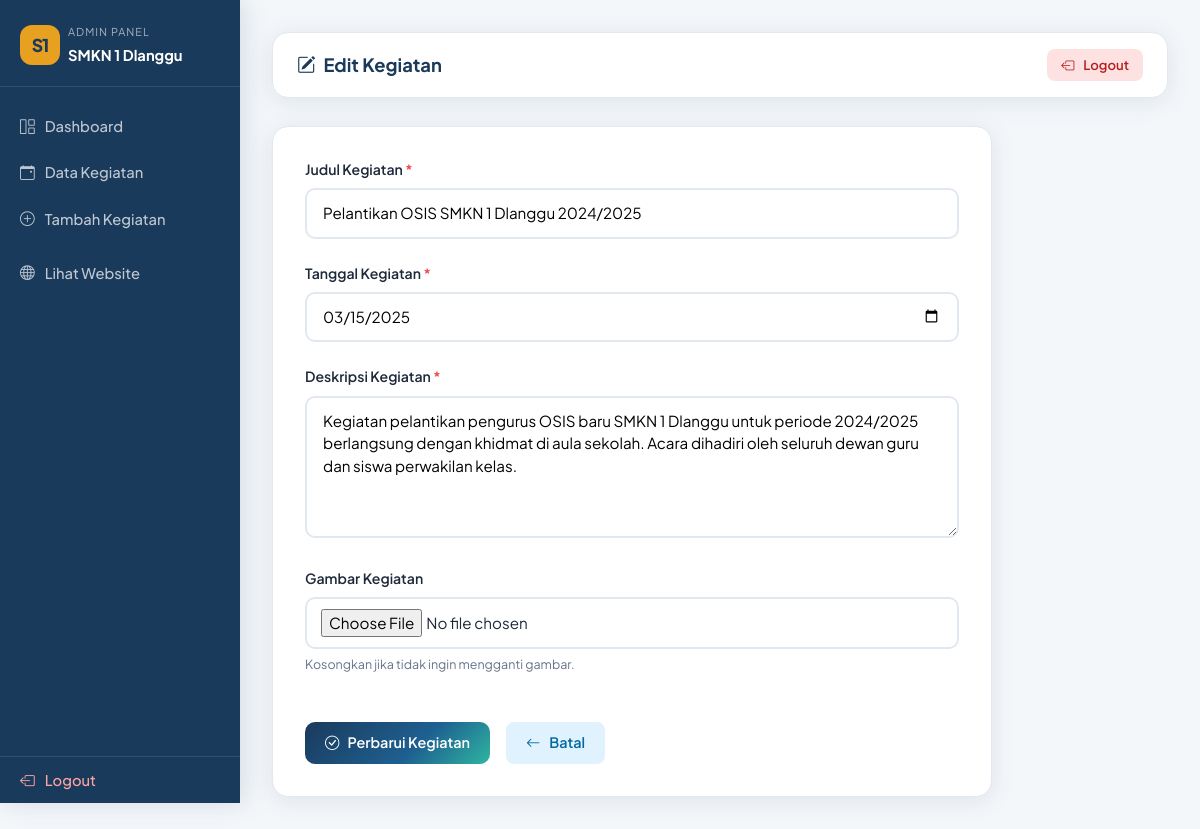
The app's page /admin/edit.php?id=1 (signed in) with its own data.
### tables this page shows
CREATE TABLE IF NOT EXISTS `kegiatan` (
  `id` int(11) NOT NULL AUTO_INCREMENT,
  `judul` varchar(255) NOT NULL,
  `deskripsi` text NOT NULL,
  `tanggal` date NOT NULL,
  `gambar` varchar(255) DEFAULT NULL,
  `created_at` timestamp NOT NULL DEFAULT CURRENT_TIMESTAMP,
  PRIMARY KEY (`id`)
);

### admin/edit.php (the view, shortened to what this page needs)
<?php
require_once '../config.php';
$id = intval($_GET['id'] ?? 0);
$stmt = $conn->prepare("SELECT * FROM kegiatan WHERE id = ? LIMIT 1");
$stmt->bind_param("i", $id);
$stmt->execute();
$result = $stmt->get_result();
$row = $result->fetch_assoc();
?>
<!DOCTYPE html>
<html lang="id">
<head>
  <link rel="stylesheet" href="https://cdn.jsdelivr.net/npm/bootstrap@5.3.2/dist/css/bootstrap.min.css">
  <link rel="stylesheet" href="https://cdn.jsdelivr.net/npm/bootstrap-icons@1.11.3/font/bootstrap-icons.min.css">
  <link rel="stylesheet" href="../assets/css/style.css">
</head>
<body style="overflow-x:hidden;">
<?php include 'sidebar.php'; ?>
<div class="admin-main">
  <div class="admin-topbar">
    <h4><i class="bi bi-pencil-square me-2"></i>Edit Kegiatan</h4>
    <a href="logout.php" class="btn-delete"><i class="bi bi-box-arrow-left me-1"></i> Logout</a>
  </div>
  <div class="form-card" style="max-width:720px;">
    <form method="POST" enctype="multipart/form-data">
      <div class="mb-4">
        <label class="form-label-smk">Judul Kegiatan <span style="color:#ef4444;">*</span></label>
        <input type="text" name="judul" class="form-control-smk"
          placeholder="Masukkan judul kegiatan"
          value="<?= htmlspecialchars($row['judul']) ?>" required>
      </div>
      <div class="mb-4">
        <label class="form-label-smk">Tanggal Kegiatan <span style="color:#ef4444;">*</span></label>
        <input type="date" name="tanggal" class="form-control-smk"
          value="<?= htmlspecialchars($row['tanggal']) ?>" required>
      </div>
      <div class="mb-4">
        <label class="form-label-smk">Deskripsi Kegiatan <span style="color:#ef4444;">*</span></label>
        <textarea name="deskripsi" class="form-control-smk" rows="5"
          placeholder="Tuliskan deskripsi kegiatan..." required
          style="resize:vertical;"><?= htmlspecialchars($row['deskripsi']) ?></textarea>
      </div>
      <div class="mb-5">
        <label class="form-label-smk">Gambar Kegiatan</label>
        <input type="file" name="gambar" class="form-control-smk" accept="image/*"
          style="padding:10px 14px;">
        <div style="font-size:0.78rem;color:var(--text-muted);margin-top:6px;">
          Kosongkan jika tidak ingin mengganti gambar.
        </div>
      </div>
      <div class="d-flex gap-3">
        <button type="submit" class="btn-primary-smk">
          <i class="bi bi-check-circle"></i> Perbarui Kegiatan
        </button>
        <a href="kegiatan.php" class="btn-edit" style="padding:10px 20px;font-size:0.9rem;">
          <i class="bi bi-arrow-left me-1"></i> Batal
        </a>
      </div>
    </form>
  </div>
</div>
</body>
</html>

### assets/css/style.css (style rules this page uses)
:root { --primary: #1a3a5c; --accent: #e8a020; --accent2: #2eb5a0; --bg: #f4f7fa; --bg-alt: #eef2f7; --white: #ffffff; --text: #1e293b; --text-muted: #64748b; --card-bg: #ffffff; --border: #e2e8f0; --shadow: 0 4px 24px rgba(26,58,92,0.10); --shadow-hover: 0 12px 40px rgba(26,58,92,0.20); --radius: 16px; --radius-sm: 8px; --gradient: linear-gradient(135deg, #1a3a5c 0%, #1e6091 60%, #2eb5a0 100%); }
* { margin: 0; padding: 0; box-sizing: border-box; }
html { scroll-behavior: smooth; }
body { font-family: 'Plus Jakarta Sans', sans-serif; background: var(--bg); color: var(--text); min-height: 100vh; }
.form-control-smk { border: 2px solid var(--border); border-radius: 10px; padding: 12px 16px; font-size: 0.95rem; font-family: 'Plus Jakarta Sans', sans-serif; transition: border-color 0.2s; width: 100%; }
.admin-main { margin-left: 240px; padding: 32px; min-height: 100vh; background: var(--bg); }
.admin-topbar { background: #fff; border-radius: var(--radius); padding: 16px 24px; margin-bottom: 28px; display: flex; align-items: center; justify-content: space-between; box-shadow: var(--shadow); border: 1px solid var(--border); }
.admin-topbar h4 { font-weight: 700; color: var(--primary); font-size: 1.15rem; margin: 0; }
.btn-primary-smk { background: var(--gradient); color: #fff; border: none; padding: 10px 20px; border-radius: 10px; font-weight: 600; font-size: 0.9rem; font-family: 'Plus Jakarta Sans', sans-serif; cursor: pointer; text-decoration: none; display: inline-flex; align-items: center; gap: 8px; transition: opacity 0.2s; }
.btn-edit { background: #e0f2fe; color: #0369a1; border: none; padding: 6px 14px; border-radius: 8px; font-size: 0.82rem; font-weight: 600; font-family: 'Plus Jakarta Sans', sans-serif; cursor: pointer; text-decoration: none; transition: background 0.15s; }
.btn-delete { background: #fee2e2; color: #b91c1c; border: none; padding: 6px 14px; border-radius: 8px; font-size: 0.82rem; font-weight: 600; font-family: 'Plus Jakarta Sans', sans-serif; cursor: pointer; text-decoration: none; transition: background 0.15s; }
.form-card { background: #fff; border-radius: var(--radius); box-shadow: var(--shadow); border: 1px solid var(--border); padding: 32px; }
.form-label-smk { font-weight: 600; font-size: 0.88rem; color: var(--text); margin-bottom: 8px; display: block; }
.btn-edit, .btn-delete { display: inline-flex; align-items: center; gap: 5px; white-space: nowrap; }

### records on screen
kegiatan: judul "Pelantikan OSIS SMKN 1 Dlanggu 2024/2025", tanggal "03/15/2025", deskripsi "Kegiatan pelantikan pengurus OSIS baru SMKN 1 Dlanggu untuk periode 2024/2025 berlangsung dengan khidmat di aula sekolah. Acara dihadiri oleh seluruh dewan guru dan siswa perwakilan kelas."
